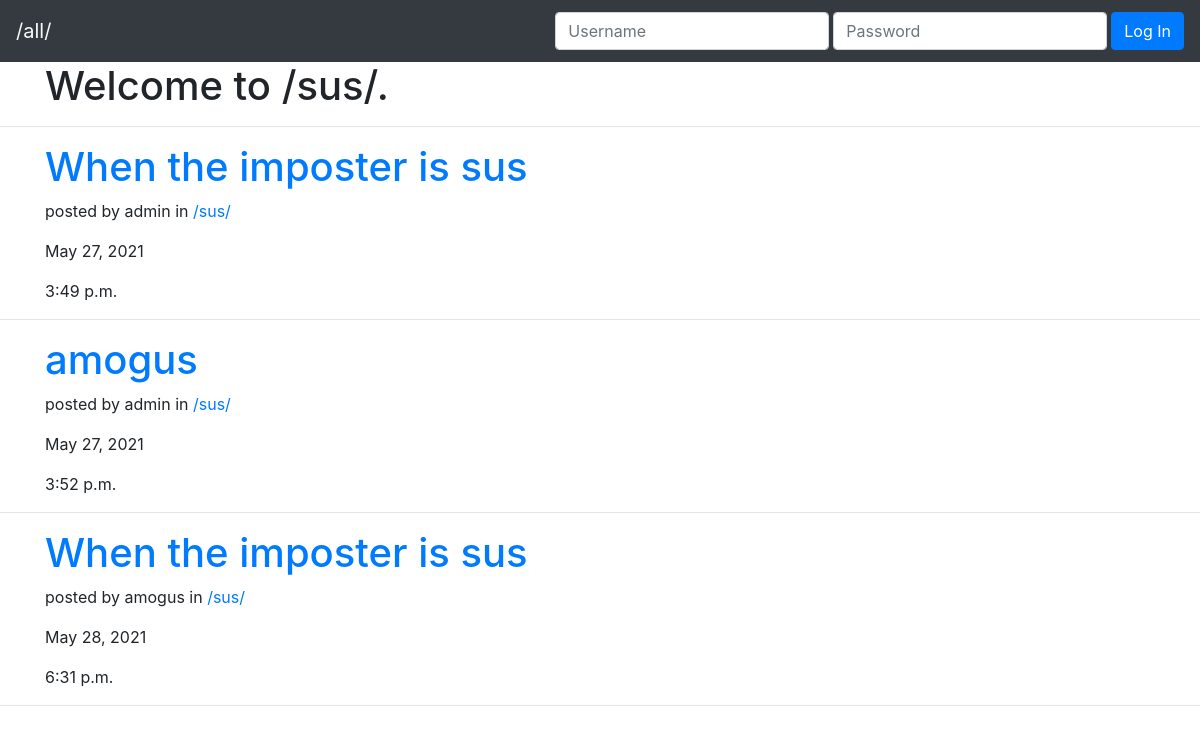
The app's page /threads/3/, older data.
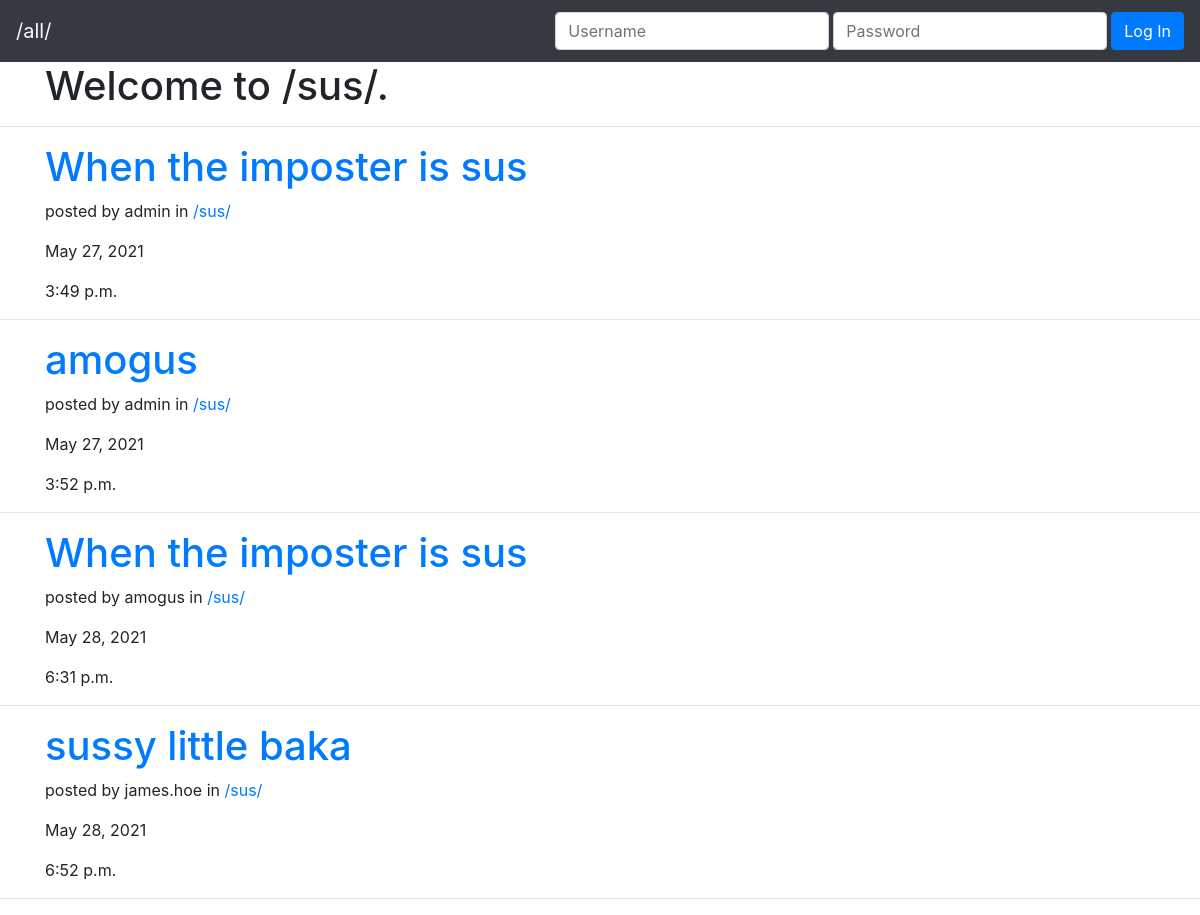
The same page, newer data.
### post/models.py (models this page shows, shortened)
class Thread(models.Model):
    title = models.TextField(max_length=3)

class Post(models.Model):
    id = models.BigAutoField(primary_key=True)
    userPosted = models.ForeignKey(User, on_delete=models.CASCADE,null=True, blank=True)
    thread = models.ForeignKey(Thread, on_delete=models.CASCADE,null=True, blank=True)
    title = models.CharField(max_length=30)
    content = models.CharField(max_length=2000)
    pub_date = models.DateTimeField('date published')
    def __str__(self):
        return (str(self.id) + ': "' + self.title + '"' + " by " + str(self.userPosted))

### post/views.py (the view, shortened to what this page needs)
# urls.py: path('threads/<str:thread_id>/', views.ThreadView.as_view(), name='threadview'),
class ThreadView(View):
    def get(self, request, thread_id):
        request_thread = get_object_or_404(Thread, pk=thread_id)
        post_objects = Post.objects.filter(thread=request_thread).order_by("pub_date")
        print(post_objects)
        context = {"post_objects": post_objects, "title": request_thread.title}
        return render(request, "post/threadList.html", context)

### post/templates/post/threadList.html (shortened to what this page needs)
<!DOCTYPE html>
<html lang="en">
<head>
    <link rel="stylesheet" href="https://maxcdn.bootstrapcdn.com/bootstrap/4.0.0/css/bootstrap.min.css"
 />
</head>
<body>
    <nav class="navbar navbar-expand-lg navbar-dark bg-dark">
        <a class="navbar-brand text-light" href="/all/">/all/</a>
        {% if user.is_authenticated %}
        <!-- If someone is logged in, we welocme them and give them <thead>
                opportunity to log out. -->
        <div class="collapse navbar-collapse" id="navbarText">
            <ul class="navbar-nav mr-auto">
                <!-- <li class="nav-item">
                    <span class="navbar-text"> Welcome, {{user}}! </span>
                </li> -->
                <li class="nav-item">
                    <a class="nav-link" href="../../new/">Create Post</a>
                </li>
                <li class="nav-item">
                    <a class="nav-link" href="../../new/thread">Create Thread</a>
                </li>
            </ul>
            <span class="navbar-text mr-3">
                Welcome, {{user}}!
            </span>
            <form class="form-inline" action="" method="POST">
                {% csrf_token %}
                <input type="hidden" name="logout" value="logout"></input>
                <button type="submit" class="btn btn-danger">Logout</button>
            </form>
        </div>
        {% else %}
        <div class="collapse navbar-collapse" id="navbarText">
            <form class="form-inline ml-auto" action="" method="POST">
                <input type="text" class="form-control mr-1 my-1" name="username" id="username" placeholder="Username" required />
                <input type="password" class="form-control mr-1 my-1" name="password" id="password" placeholder="Password" required />
                <button class="btn btn-primary my-2 my-sm-0" type="submit">
                    Log In
                </button>
            </form>
        </div>
        {% endif %}
    </nav>
    <div class="container">
        <h1>Welcome to /{{title}}/.</h1>
    </div>
    <hr />
    {% for post in post_objects %}
    <div class="container">
        <h1><a href="/posts/{{post.id}}">{{post.title}}</a></h1>
        <p>posted by {{post.userPosted}} in <a href="/threads/{{post.thread.id}}">/{{post.thread.title}}/</a></p>
        <p>{{post.pub_date.date}}</p>
        <p>{{post.pub_date.time}}</p>
    </div>
    <hr />
    {% endfor %}
</body>
</html>

Row changes from the older to the newer data that the page shows:
added Post: title "sussy little baka", userPosted "james.hoe", thread "sus", pub_date "May 28, 2021", pub_date.time "6:52 p.m."
